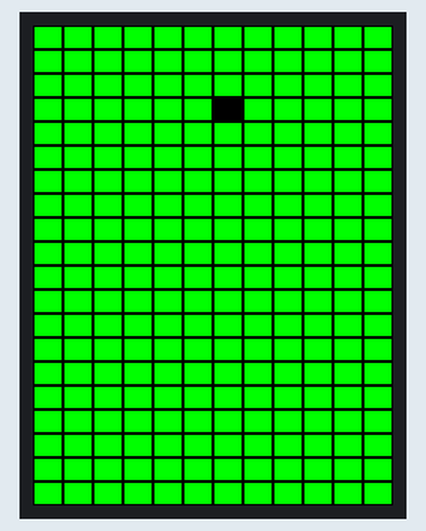
Bench run of a sketch on a simulated Arduino Uno, built with avr-gcc and run on an emulated ATmega328P. Parts: 240×320 colour display.

Above: at 0.4 s.

The sketch:

Ej1_pixelGrid.ino
```cpp
#include <SPI.h>
#include <Adafruit_GFX.h>    // Core graphics library
#include <Adafruit_ILI9341.h> // Hardware-specific library

#define TFT_CS   7
#define TFT_DC   6

// Assign human-readable names to some common 16-bit color values:
#define BLACK       0x0000      /*   0,   0,   0 */
#define NAVY        0x000F      /*   0,   0, 128 */
#define DARKGREEN   0x03E0      /*   0, 128,   0 */
#define DARKCYAN    0x03EF      /*   0, 128, 128 */
#define MAROON      0x7800      /* 128,   0,   0 */
#define PURPLE      0x780F      /* 128,   0, 128 */
#define OLIVE       0x7BE0      /* 128, 128,   0 */
#define LIGHTGREY   0xC618      /* 192, 192, 192 */
#define DARKGREY    0x7BEF      /* 128, 128, 128 */
#define BLUE        0x001F      /*   0,   0, 255 */
#define GREEN       0x07E0      /*   0, 255,   0 */
#define CYAN        0x07FF      /*   0, 255, 255 */
#define RED         0xF800      /* 255,   0,   0 */
#define MAGENTA     0xF81F      /* 255,   0, 255 */
#define YELLOW      0xFFE0      /* 255, 255,   0 */
#define WHITE       0xFFFF      /* 255, 255, 255 */
#define ORANGE      0xFD20      /* 255, 165,   0 */
#define GREENYELLOW 0xAFE5      /* 173, 255,  47 */
#define PINK        0xF81F

//Declaracion objeto TFT
Adafruit_ILI9341 tft = Adafruit_ILI9341(TFT_CS, TFT_DC);

int width, height;

void setup() {
  Serial.begin(9600);
  tft.begin(); // Begin ILI9341

  tft.setRotation(0);
  tft.fillScreen(GREEN);

  width = tft.width();
  height = tft.height();

  //Un rectangulo requiere de 5 parametros. Posicion --> Esquina superior izquierda
  // Posicion en X --> Direccion horizontal (De izquierda a derecha)
  // Posicion en Y --> Direccion vertical (De arriba a abajo)
  // Anchura --> Distancia en pixeles
  // Altura --> Distancia en pixeles
  // Color --> En hexadecimal

  //Dibujar una malla con un numero de filas y columnas definido y dibujar un cuadrado eligiendo el numero de fila y columna correspondiente

  //Dibujo de malla
  // 12 columnas y 20 filas
  int col = 12;
  int row = 20;

  // Dividimos la anchura y la altura para determinar cuanto medira cada cuadrado
  int w = width/col;
  int h = height/row;

  for(int i = 0; i < col; ++i){
      for(int j=0; j< row; j++){

          tft.drawRect(i*w, j*h, w, h, BLACK);
      }
  }

  //Dibujar un cuadrado en la fila 3 y columna 6
  int rowpos = 3;
  int colpos = 6;

  tft.fillRect(colpos*w, rowpos*h, w, h, BLACK);

  //La posicion no sera correcta debido a que se tiene en cuenta el 0, por lo que hay que restar una fila y una columna
  //Si modificamos la rotacion seguira estando bien, ya que hemos dispuesto de referencias
}

void loop() {

}
```
